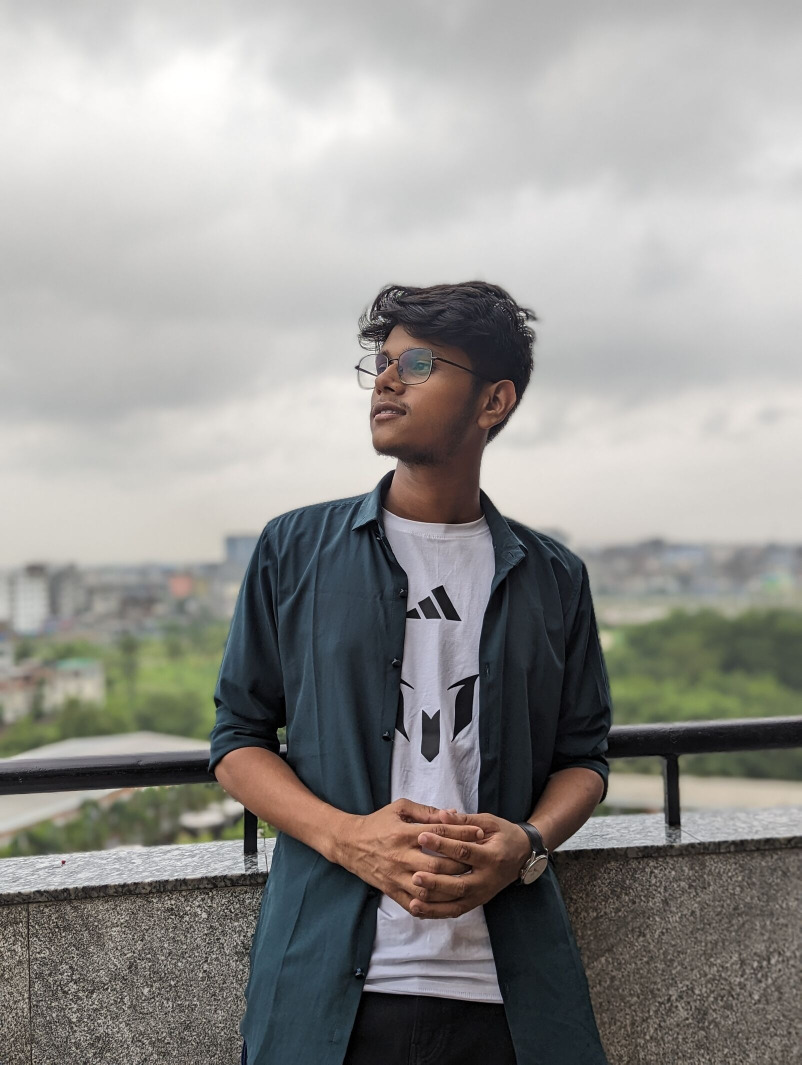
#> input picture Img_resize/img/test.jpg, 1603 x 2129 px (shown at 1/2 size)
$ jupyter execute Img_resize.ipynb
#> lines starting #> are read from the running program, lines starting #| are printed output that depends on the picture
[cell 1]
import cv2

[cell 2]
img=cv2.imread('img/test.jpg')
#> img is the input picture: shape (2129, 1603, 3); mean B, G, R 145.1, 148.1, 149.3

[cell 3]
img.shape
#> Out = (2129, 1603, 3)

[cell 4]
cv2.imshow("image", img)

[cell 5]
img_resize =cv2.resize(img,(img.shape[1]//2,img.shape[0]//2 ))  #making the image half of the main img.
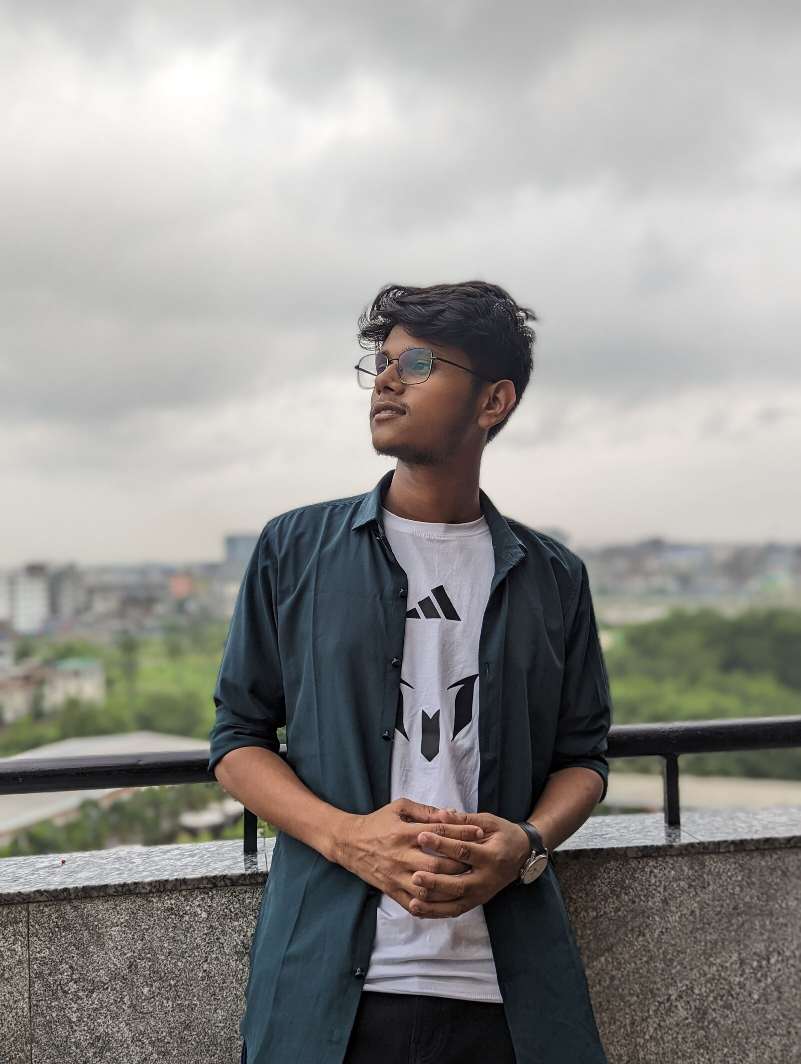
#> img_resize: shape (1064, 801, 3); mean B, G, R 145, 148, 149.2

[cell 6]
cv2.imshow('window',img_resize)

[cell 7]
print(img_resize.shape)
#| (1064, 801, 3)
